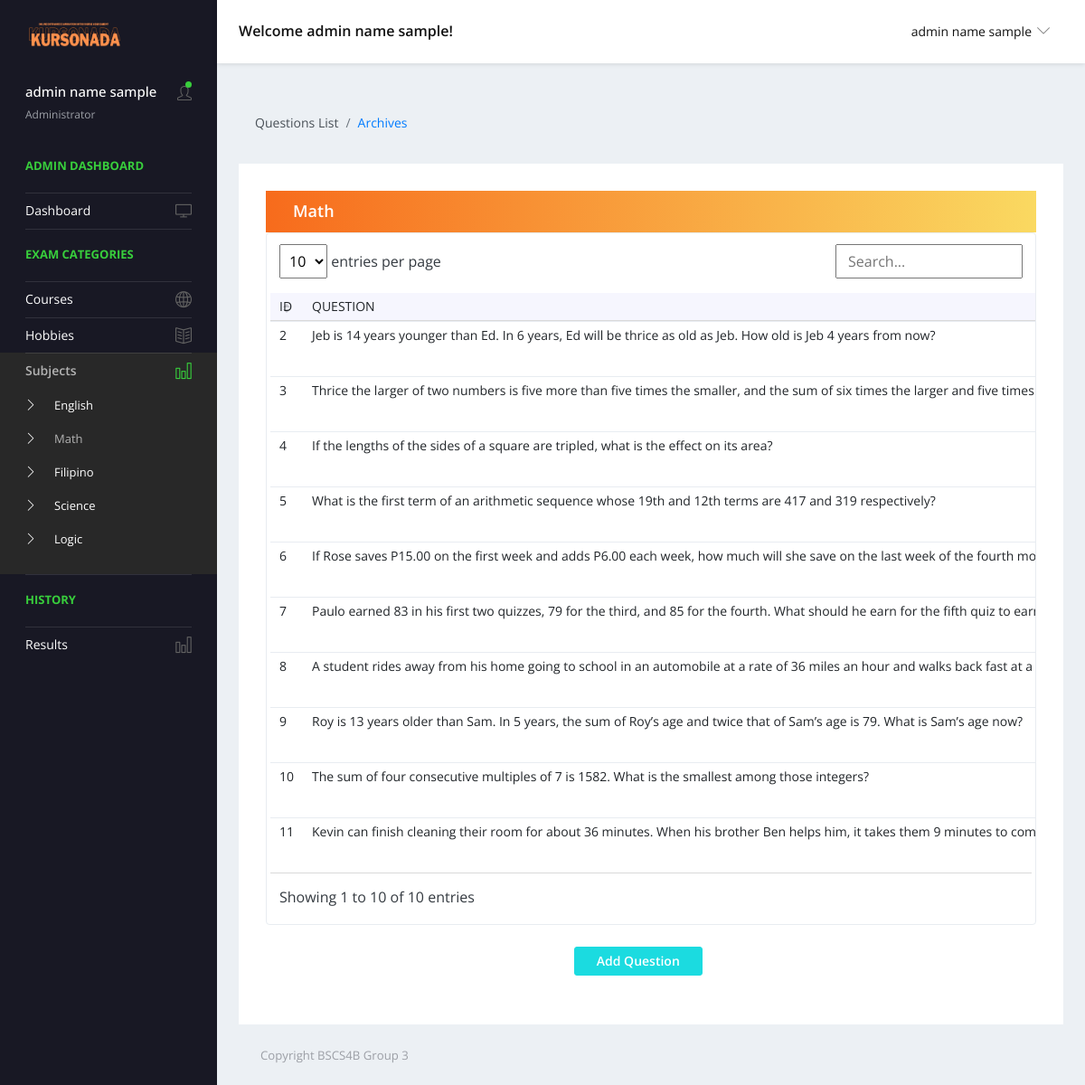
Page /views/subject-math.php (signed in) on the committed database.
### tables this page shows
CREATE TABLE `math_questionnaire` (
  `id` int(11) NOT NULL,
  `question` varchar(255) NOT NULL,
  `optionA` varchar(255) NOT NULL,
  `optionB` varchar(255) NOT NULL,
  `optionC` varchar(255) NOT NULL,
  `optionD` varchar(255) NOT NULL,
  `correctAnswer` varchar(1) NOT NULL
);

### forms/adminQueries.php (called while the page is built, shortened)
<?php
function getMath() {
    $url = 'localhost';
    $username = 'root';
    $password = '';
    $conn = new mysqli($url, $username, $password, 'project');
    $sql = mysqli_query($conn,
    "SELECT id, question, optionA, optionB, optionC, optionD, correctAnswer
    FROM math_questionnaire
    ");
    return mysqli_fetch_all($sql, MYSQLI_ASSOC);
}
?>

### views/subject-math.php (the view, shortened to what this page needs)
<?php
    include '../forms/adminQueries.php';
?>
<!DOCTYPE html>
<html lang="en">
  <head>
    <link rel="stylesheet" href="../vendors/simple-line-icons/css/simple-line-icons.css">
    <link rel="stylesheet" href="../vendors/flag-icon-css/css/flag-icon.min.css">
    <link rel="stylesheet" href="../vendors/css/vendor.bundle.base.css">
    <link rel="stylesheet" href="../vendors/daterangepicker/daterangepicker.css">
    <link rel="stylesheet" href="../vendors/chartist/chartist.min.css">
    <link rel="stylesheet" href="../assets/css/style-admin.css">
  </head>
  <body>
    <div class="container-scroller">
      <nav class="navbar default-layout-navbar col-lg-12 col-12 p-0 fixed-top d-flex flex-row">
        <div class="navbar-brand-wrapper d-flex align-items-center">
          <a class="navbar-brand brand-logo" href="../views/admin.php">
            <img src="../assets/img/Kursonada.png" alt="logo" class="logo-dark" />
          </a>
        </div>
        <div class="navbar-menu-wrapper d-flex align-items-center flex-grow-1">
          <h5 class="mb-0 font-weight-medium d-none d-lg-flex">Welcome <?php echo ($_SESSION['fullname']); ?>!</h5>
          <ul class="navbar-nav navbar-nav-right ml-auto">
            <li class="nav-item dropdown d-none d-xl-inline-flex user-dropdown">
              <a class="nav-link dropdown-toggle" id="UserDropdown" href="#" data-toggle="dropdown" aria-expanded="false">
               <span class="font-weight-normal"> <?php echo ($_SESSION['fullname']); ?> </span></a>
            </li>
          </ul>
        </div>
      </nav>
      <div class="container-fluid page-body-wrapper">
        <nav class="sidebar sidebar-offcanvas" id="sidebar">
          <ul class="nav">
            <li class="nav-item nav-profile">
              <a href="#" class="nav-link">
                <div class="text-wrapper">
                  <p class="profile-name"><?php echo ($_SESSION['fullname']); ?></p>
                  <p class="designation">Administrator</p>
                </div>
                <div class="icon-container">
                  <i class="icon-user"></i>
                  <div class="dot-indicator bg-success"></div>
                </div>
              </a>
            </li>
            <li class="nav-item nav-category">
              <span class="nav-link">Admin Dashboard</span>
            </li>
            <li class="nav-item">
              <a class="nav-link" href="../views/admin.php">
                <span class="menu-title">Dashboard</span>
                <i class="icon-screen-desktop menu-icon"></i>
              </a>
            </li>
            <li class="nav-item nav-category"><span class="nav-link">Exam Categories</span></li>
            <li class="nav-item">
              <a class="nav-link" href="../views/admin-courses.php">
                <span class="menu-title">Courses</span>
                <i class="icon-globe menu-icon"></i>
              </a>
            </li>
            <li class="nav-item">
              <a class="nav-link" href="../views/admin-hobbies.php">
                <span class="menu-title">Hobbies</span>
                <i class="icon-book-open menu-icon"></i>
              </a>
            </li>
            <li class="nav-item">
              <a class="nav-link" data-toggle="collapse" href="#ui-basic" aria-expanded="false" aria-controls="ui-basic">
                <span class="menu-title">Subjects</span>
                <i class="icon-chart menu-icon"></i>
              </a>
              <div class="collapse" id="ui-basic">
                <ul class="nav flex-column sub-menu">
                  <li class="nav-item"> <a class="nav-link" href="../views/subject-english.php">English</a></li>
                  <li class="nav-item"> <a class="nav-link active" href="../views/subject-math.php">Math</a></li>
                  <li class="nav-item"> <a class="nav-link" href="../views/subject-fil.php">Filipino</a></li>
                  <li class="nav-item"> <a class="nav-link" href="../views/subject-science.php">Science</a></li>
                  <li class="nav-item"> <a class="nav-link" href="../views/subject-logic.php">Logic</a></li>
                </ul>
              </div>
            </li>
            <li class="nav-item nav-category"><span class="nav-link">History</span></li>
            <li class="nav-item">
              <a class="nav-link" href="../views/admin-results.php">
                <span class="menu-title">Results</span>
                <i class="icon-chart menu-icon"></i>
              </a>
            </li>
          </ul>
        </nav>
       <div class="main-panel">
        <div class="content-wrapper">
          <div class="page-header">
            <nav>
              <ol class="breadcrumb">
                <li class="breadcrumb-item active">Questions List</li>
                <li class="breadcrumb-item"><a href="../views/archived_math.php">Archives</a></li>
              </ol>
            </nav>
          </div>
          <div class="row quick-action-toolbar">
            <div class="col-md-12 grid-margin">
              <div class="card">
                <div class="card-body">
                  <div class="card-header d-block d-md-flex">
                    <h5 class="mb-0">Math</h5>
                  </div>
                  <div class="table-responsive border rounded p-1">
                    <table class="table table-hover text-nowrap datatable">
                      <thead>
                        <tr>
                          <th scope="col">ID</th>
                          <th scope="col">QUESTION</th>
                        </tr>
                      </thead>
                      <tbody>
                        <?php
                        $rows = getMath();
                        $i = 0;
                        while ($i < count($rows)) {
                          $row = $rows[$i];
                          $id = $row['id'];
                          $question = $row['question'];
                          $optA = $row['optionA'];
                          $optB = $row['optionB'];
                          $optC = $row['optionC'];
                          $optD = $row['optionD'];
                          $right = $row['correctAnswer'];
                          echo "<tr>
                                    <td>" . $id . "</td>
                                    <td>" . $question . "</td>
                                    <td>" . $optA . "</td>
                                    <td>" . $optB . "</td>
                                    <td>" . $optC . "</td>
                                    <td>" . $optD . "</td>
                                    <td>" . $right . "</td>
                                    <td>" .
                            "<div class='d-flex '>
                              <form method='POST' action='../forms/delete_bus.php'>
                                        <button type='button' id='editButton' class = 'btn btn-primary mx-3 editbtn' data-bs-toggle='modal' data-bs-target='#editmodal' data-ID='$id' data-question='$question' data-optA='$optA' data-optB='$optB' data-optC='$optC' data-optD='$optD' data-right='$right' onClick='editCourse(this)'>EDIT</button>
                                      </form>" .
                            "<button type='submit' class='btn btn-danger delbtn' data-bs-toggle='modal' data-bs-target='#delmodal' data-courseid='$id' onClick='archiveCourse(this)'>ARCHIVE</button>" .
                            "</div>" .
                            "</td>" .
                            "</td>
                                  </tr>";
                          $i++;
                        }
                        ?>
                      </tbody>
                    </table>
                  </div>
              <div>
                <button type="button" class="btn btn-primary my-4 py-2 px-4" id="add" data-bs-toggle="modal" data-bs-target="#transactionModal">Add Question</button>
              </div>
              </div>
              </div>
          </div>
        </div>
        <footer class="footer">
          <div class="d-sm-flex justify-content-center justify-content-sm-between">
            <span class="text-muted d-block text-center text-sm-left d-sm-inline-block">Copyright BSCS4B Group 3</span>
          </div>
        </footer>
      </div>
    </div>
    </div>
    <link href="../assets/vendor/simple-datatables/style.css" rel="stylesheet">
  </body>
</html>

### rows in the picture
math_questionnaire: id "2", question "Jeb is 14 years younger than Ed. In 6 years, Ed will be thrice as old as Jeb. How old is Jeb 4 years from now?"
math_questionnaire: id "3", question "Thrice the larger of two numbers is five more than five times the smaller, and the sum of six times the larger and five times…"
math_questionnaire: id "4", question "If the lengths of the sides of a square are tripled, what is the effect on its area?"
math_questionnaire: id "5", question "What is the first term of an arithmetic sequence whose 19th and 12th terms are 417 and 319 respectively?"
math_questionnaire: id "6", question "If Rose saves P15.00 on the first week and adds P6.00 each week, how much will she save on the last week of the fourth…"
math_questionnaire: id "7", question "Paulo earned 83 in his first two quizzes, 79 for the third, and 85 for the fourth. What should he earn for the fifth quiz to…"
math_questionnaire: id "8", question "A student rides away from his home going to school in an automobile at a rate of 36 miles an hour and walks back fast at a…"
math_questionnaire: id "9", question "Roy is 13 years older than Sam. In 5 years, the sum of Roy’s age and twice that of Sam’s age is 79. What is Sam’s age now?"
math_questionnaire: id "10", question "The sum of four consecutive multiples of 7 is 1582. What is the smallest among those integers?"
math_questionnaire: id "11", question "Kevin can finish cleaning their room for about 36 minutes. When his brother Ben helps him, it takes them 9 minutes to…"

### other values in the picture
$_SESSION['fullname'] "admin name sample"
